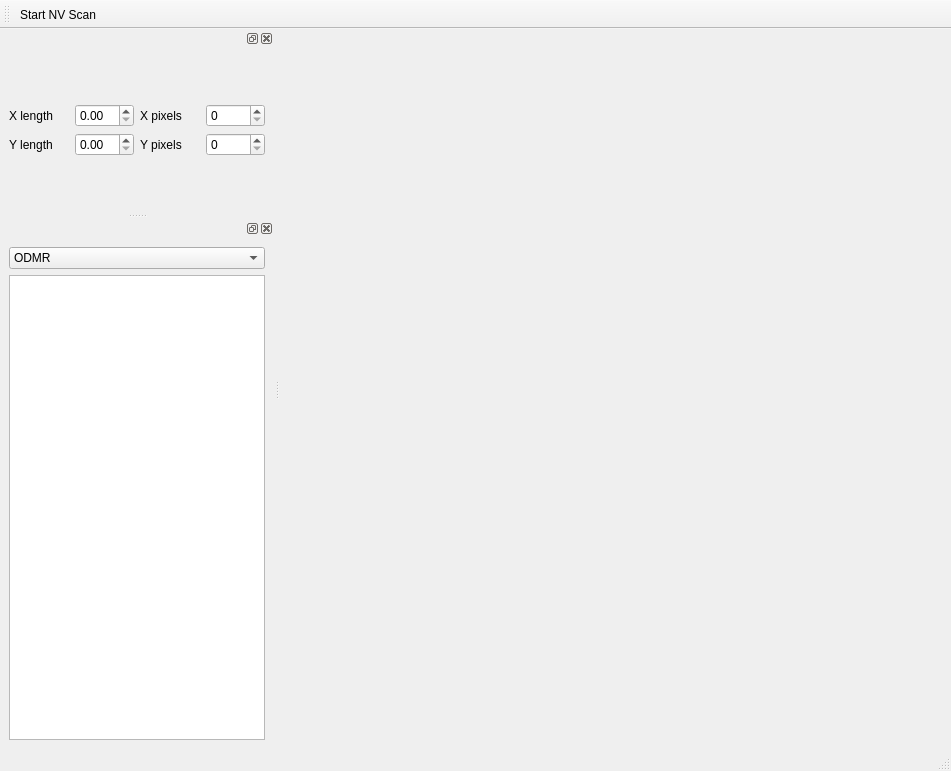
<?xml version="1.0" encoding="UTF-8"?>
<ui version="4.0">
 <class>MainWindow</class>
 <widget class="QMainWindow" name="MainWindow">
  <property name="geometry">
   <rect>
    <x>0</x>
    <y>0</y>
    <width>951</width>
    <height>771</height>
   </rect>
  </property>
  <property name="windowTitle">
   <string>MainWindow</string>
  </property>
  <widget class="QWidget" name="centralwidget"/>
  <widget class="QMenuBar" name="menubar">
   <property name="geometry">
    <rect>
     <x>0</x>
     <y>0</y>
     <width>951</width>
     <height>21</height>
    </rect>
   </property>
  </widget>
  <widget class="QStatusBar" name="statusbar"/>
  <widget class="QDockWidget" name="LeftDock_2">
   <property name="sizePolicy">
    <sizepolicy hsizetype="MinimumExpanding" vsizetype="Preferred">
     <horstretch>0</horstretch>
     <verstretch>0</verstretch>
    </sizepolicy>
   </property>
   <attribute name="dockWidgetArea">
    <number>1</number>
   </attribute>
   <widget class="QWidget" name="dockWidgetContents">
    <layout class="QVBoxLayout" name="verticalLayout_2">
     <item>
      <layout class="QGridLayout" name="gridLayout_2">
       <item row="0" column="2">
        <widget class="QLabel" name="label_4">
         <property name="text">
          <string>X pixels</string>
         </property>
        </widget>
       </item>
       <item row="1" column="1">
        <widget class="ScienDSpinBox" name="Y_length_DSpinBox"/>
       </item>
       <item row="0" column="1">
        <widget class="ScienDSpinBox" name="X_length_DSpinBox"/>
       </item>
       <item row="1" column="0">
        <widget class="QLabel" name="label_2">
         <property name="text">
          <string>Y length</string>
         </property>
        </widget>
       </item>
       <item row="1" column="2">
        <widget class="QLabel" name="label_6">
         <property name="text">
          <string>Y pixels</string>
         </property>
        </widget>
       </item>
       <item row="1" column="4">
        <widget class="ScienSpinBox" name="Y_pixels_SpinBox"/>
       </item>
       <item row="0" column="0">
        <widget class="QLabel" name="label">
         <property name="text">
          <string>X length</string>
         </property>
        </widget>
       </item>
       <item row="0" column="4">
        <widget class="ScienSpinBox" name="X_pixels_SpinBox"/>
       </item>
      </layout>
     </item>
    </layout>
   </widget>
  </widget>
  <widget class="QToolBar" name="toolBar">
   <property name="windowTitle">
    <string>toolBar</string>
   </property>
   <attribute name="toolBarArea">
    <enum>TopToolBarArea</enum>
   </attribute>
   <attribute name="toolBarBreak">
    <bool>false</bool>
   </attribute>
   <addaction name="actionStart_NVscan"/>
  </widget>
  <widget class="QDockWidget" name="LeftDock_1">
   <property name="sizePolicy">
    <sizepolicy hsizetype="Minimum" vsizetype="Minimum">
     <horstretch>0</horstretch>
     <verstretch>0</verstretch>
    </sizepolicy>
   </property>
   <property name="minimumSize">
    <size>
     <width>91</width>
     <height>158</height>
    </size>
   </property>
   <attribute name="dockWidgetArea">
    <number>1</number>
   </attribute>
   <widget class="QWidget" name="dockWidgetContents_3">
    <layout class="QVBoxLayout" name="verticalLayout">
     <item>
      <widget class="QComboBox" name="comboBox">
       <item>
        <property name="text">
         <string>ODMR</string>
        </property>
       </item>
       <item>
        <property name="text">
         <string>Rabi</string>
        </property>
       </item>
       <item>
        <property name="text">
         <string>T1</string>
        </property>
       </item>
      </widget>
     </item>
     <item>
      <widget class="QListWidget" name="listWidget">
       <property name="sizePolicy">
        <sizepolicy hsizetype="Preferred" vsizetype="Preferred">
         <horstretch>0</horstretch>
         <verstretch>0</verstretch>
        </sizepolicy>
       </property>
      </widget>
     </item>
    </layout>
   </widget>
  </widget>
  <action name="actionStart_NVscan">
   <property name="text">
    <string>Start NV Scan</string>
   </property>
   <property name="toolTip">
    <string>actionStart_NVscan</string>
   </property>
  </action>
 </widget>
 <customwidgets>
  <customwidget>
   <class>ScienDSpinBox</class>
   <extends>QDoubleSpinBox</extends>
   <header>qtwidgets.scientific_spinbox.h</header>
  </customwidget>
  <customwidget>
   <class>ScienSpinBox</class>
   <extends>QSpinBox</extends>
   <header>qtwidgets.scientific_spinbox</header>
  </customwidget>
 </customwidgets>
 <resources/>
 <connections/>
</ui>
